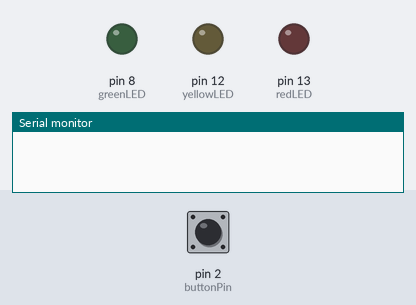
Bench run of a sketch on a simulated Arduino Uno, built with avr-gcc and run on an emulated ATmega328P. Shown: output pins drawn as LEDs (lit = HIGH), the last lines printed to the serial monitor. Inputs (shaded band) come from the test bench; at power-on: pin 2 (buttonPin) LOW.

Above: at 1.2 s.
1.3 s: pin 2 (buttonPin) pulled HIGH for 0.15 s
At 2.2 s:
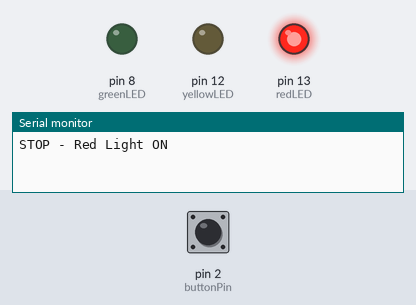
At 7.1 s:
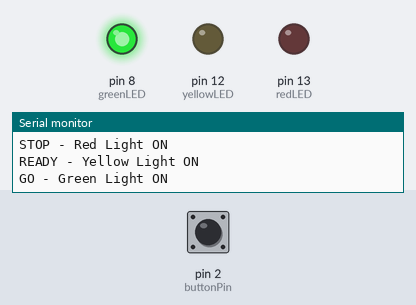
7.4 s: pin 2 (buttonPin) pulled HIGH for 3.2 s
At 13.0 s:
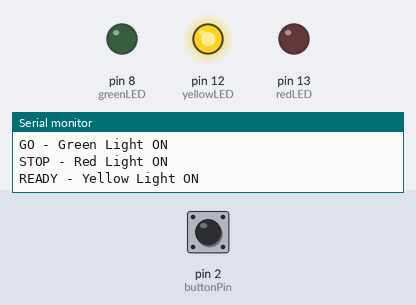
Timing chart, 0 to 18.8 s (numbered marks = the images above; inputs shaded):
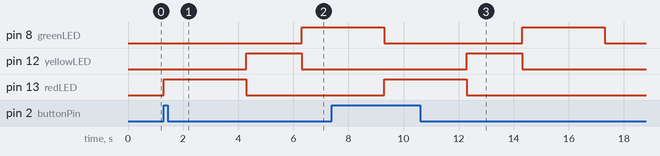

Measured:
- after the input at 1.3 s, pin 8 (greenLED): LOW → HIGH after 5.0 s; pin 12 (yellowLED): LOW → HIGH after 3.0 s, → LOW 2.0 s later; pin 13 (redLED): LOW → HIGH at once, → LOW 3.0 s later
- after the input at 7.4 s, pin 12 (yellowLED): LOW → HIGH after 4.9 s, → LOW 2.0 s later; pin 13 (redLED): LOW → HIGH after 1.9 s, → LOW 3.0 s later

The sketch:

traffic_light_demo_project_using_tinkercad_and_arduino1.ino
```cpp
// Define LED pins
const int redLED = 13;
const int yellowLED = 12;
const int greenLED = 8;
const int buttonPin = 2;

// Variable to store button state
int buttonState = 0;

void setup() {
  // Set LED pins as output
  pinMode(redLED, OUTPUT);
  pinMode(yellowLED, OUTPUT);
  pinMode(greenLED, OUTPUT);

  // Set button pin as input
  pinMode(buttonPin, INPUT);

  // Start Serial Monitor
  Serial.begin(9600);
}

void loop() {
  // Read the button state
  buttonState = digitalRead(buttonPin);

  if (buttonState == HIGH) {
    // Red LED ON
    digitalWrite(redLED, HIGH);
    Serial.println("STOP - Red Light ON");
    delay(3000);
    digitalWrite(redLED, LOW);

    // Yellow LED ON
    digitalWrite(yellowLED, HIGH);
    Serial.println("READY - Yellow Light ON");
    delay(2000);
    digitalWrite(yellowLED, LOW);

    // Green LED ON
    digitalWrite(greenLED, HIGH);
    Serial.println("GO - Green Light ON");
    delay(3000);
    digitalWrite(greenLED, LOW);
  }
}
```
